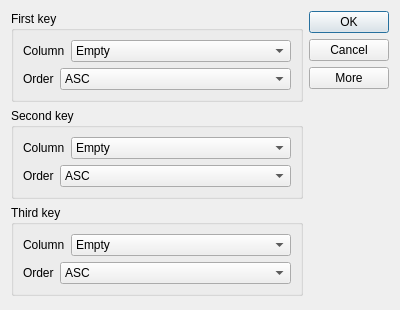
<?xml version="1.0" encoding="UTF-8"?>
<ui version="4.0">
 <class>Dialogs::SortDialog</class>
 <widget class="QDialog" name="Dialogs::SortDialog">
  <property name="windowModality">
   <enum>Qt::NonModal</enum>
  </property>
  <property name="geometry">
   <rect>
    <x>0</x>
    <y>0</y>
    <width>400</width>
    <height>310</height>
   </rect>
  </property>
  <property name="maximumSize">
   <size>
    <width>400</width>
    <height>310</height>
   </size>
  </property>
  <property name="windowTitle">
   <string>Sort</string>
  </property>
  <property name="modal">
   <bool>true</bool>
  </property>
  <layout class="QGridLayout" name="gridLayout">
   <item row="0" column="0">
    <layout class="QHBoxLayout" name="horizontalLayout">
     <item>
      <layout class="QVBoxLayout" name="verticalLayout">
       <item>
        <widget class="QGroupBox" name="firstKeyGroup">
         <property name="title">
          <string>First key</string>
         </property>
         <layout class="QVBoxLayout" name="verticalLayout_2">
          <item>
           <layout class="QHBoxLayout" name="horizontalLayout_2">
            <item>
             <widget class="QLabel" name="firstKeyGroupColumnLabel">
              <property name="text">
               <string>Column</string>
              </property>
             </widget>
            </item>
            <item>
             <widget class="QComboBox" name="firstKeyGroupColumnSelect">
              <property name="sizePolicy">
               <sizepolicy hsizetype="Expanding" vsizetype="Fixed">
                <horstretch>0</horstretch>
                <verstretch>0</verstretch>
               </sizepolicy>
              </property>
              <item>
               <property name="text">
                <string>Empty</string>
               </property>
              </item>
             </widget>
            </item>
           </layout>
          </item>
          <item>
           <layout class="QHBoxLayout" name="horizontalLayout_3">
            <item>
             <widget class="QLabel" name="firstKeyGroupSortLabel">
              <property name="text">
               <string>Order</string>
              </property>
             </widget>
            </item>
            <item>
             <widget class="QComboBox" name="firstKeyGroupSortSelect">
              <property name="sizePolicy">
               <sizepolicy hsizetype="Expanding" vsizetype="Fixed">
                <horstretch>0</horstretch>
                <verstretch>0</verstretch>
               </sizepolicy>
              </property>
              <item>
               <property name="text">
                <string>ASC</string>
               </property>
              </item>
              <item>
               <property name="text">
                <string>DESC</string>
               </property>
              </item>
             </widget>
            </item>
           </layout>
          </item>
         </layout>
        </widget>
       </item>
       <item>
        <widget class="QGroupBox" name="secondKeyGroup">
         <property name="title">
          <string>Second key</string>
         </property>
         <layout class="QVBoxLayout" name="verticalLayout_3">
          <item>
           <layout class="QHBoxLayout" name="horizontalLayout_5">
            <item>
             <widget class="QLabel" name="secondKeyGroupColumnLabel">
              <property name="text">
               <string>Column</string>
              </property>
             </widget>
            </item>
            <item>
             <widget class="QComboBox" name="secondKeyGroupColumnSelect">
              <property name="sizePolicy">
               <sizepolicy hsizetype="Expanding" vsizetype="Fixed">
                <horstretch>0</horstretch>
                <verstretch>0</verstretch>
               </sizepolicy>
              </property>
              <item>
               <property name="text">
                <string>Empty</string>
               </property>
              </item>
             </widget>
            </item>
           </layout>
          </item>
          <item>
           <layout class="QHBoxLayout" name="horizontalLayout_4">
            <item>
             <widget class="QLabel" name="secondKeyGroupSortLabel">
              <property name="text">
               <string>Order</string>
              </property>
             </widget>
            </item>
            <item>
             <widget class="QComboBox" name="secondKeyGroupSortSelect">
              <property name="sizePolicy">
               <sizepolicy hsizetype="Expanding" vsizetype="Fixed">
                <horstretch>0</horstretch>
                <verstretch>0</verstretch>
               </sizepolicy>
              </property>
              <item>
               <property name="text">
                <string>ASC</string>
               </property>
              </item>
              <item>
               <property name="text">
                <string>DESC</string>
               </property>
              </item>
             </widget>
            </item>
           </layout>
          </item>
         </layout>
        </widget>
       </item>
       <item>
        <widget class="QGroupBox" name="thirdKeyGroup">
         <property name="title">
          <string>Third key</string>
         </property>
         <layout class="QVBoxLayout" name="verticalLayout_4">
          <item>
           <layout class="QHBoxLayout" name="horizontalLayout_7">
            <item>
             <widget class="QLabel" name="thirdKeyGroupColumnLabel">
              <property name="text">
               <string>Column</string>
              </property>
             </widget>
            </item>
            <item>
             <widget class="QComboBox" name="thirdKeyGroupColumnSelect">
              <property name="sizePolicy">
               <sizepolicy hsizetype="Expanding" vsizetype="Fixed">
                <horstretch>0</horstretch>
                <verstretch>0</verstretch>
               </sizepolicy>
              </property>
              <item>
               <property name="text">
                <string>Empty</string>
               </property>
              </item>
             </widget>
            </item>
           </layout>
          </item>
          <item>
           <layout class="QHBoxLayout" name="horizontalLayout_6">
            <item>
             <widget class="QLabel" name="thirdKeyGroupSortLabel">
              <property name="text">
               <string>Order</string>
              </property>
             </widget>
            </item>
            <item>
             <widget class="QComboBox" name="thirdKeyGroupSortSelect">
              <property name="sizePolicy">
               <sizepolicy hsizetype="Expanding" vsizetype="Fixed">
                <horstretch>0</horstretch>
                <verstretch>0</verstretch>
               </sizepolicy>
              </property>
              <item>
               <property name="text">
                <string>ASC</string>
               </property>
              </item>
              <item>
               <property name="text">
                <string>DESC</string>
               </property>
              </item>
             </widget>
            </item>
           </layout>
          </item>
         </layout>
        </widget>
       </item>
       <item>
        <spacer name="verticalSpacer">
         <property name="orientation">
          <enum>Qt::Vertical</enum>
         </property>
         <property name="sizeHint" stdset="0">
          <size>
           <width>20</width>
           <height>40</height>
          </size>
         </property>
        </spacer>
       </item>
      </layout>
     </item>
     <item>
      <layout class="QVBoxLayout" name="verticalLayout_5">
       <item>
        <widget class="QDialogButtonBox" name="buttonBox">
         <property name="sizePolicy">
          <sizepolicy hsizetype="Fixed" vsizetype="Fixed">
           <horstretch>0</horstretch>
           <verstretch>0</verstretch>
          </sizepolicy>
         </property>
         <property name="orientation">
          <enum>Qt::Vertical</enum>
         </property>
         <property name="standardButtons">
          <set>QDialogButtonBox::Cancel|QDialogButtonBox::Ok</set>
         </property>
        </widget>
       </item>
       <item>
        <widget class="QPushButton" name="moreButton">
         <property name="text">
          <string>More</string>
         </property>
        </widget>
       </item>
       <item>
        <spacer name="verticalSpacer_3">
         <property name="orientation">
          <enum>Qt::Vertical</enum>
         </property>
         <property name="sizeHint" stdset="0">
          <size>
           <width>20</width>
           <height>40</height>
          </size>
         </property>
        </spacer>
       </item>
      </layout>
     </item>
    </layout>
   </item>
  </layout>
 </widget>
 <resources/>
 <connections>
  <connection>
   <sender>buttonBox</sender>
   <signal>accepted()</signal>
   <receiver>Dialogs::SortDialog</receiver>
   <slot>accept()</slot>
   <hints>
    <hint type="sourcelabel">
     <x>248</x>
     <y>254</y>
    </hint>
    <hint type="destinationlabel">
     <x>157</x>
     <y>274</y>
    </hint>
   </hints>
  </connection>
  <connection>
   <sender>buttonBox</sender>
   <signal>rejected()</signal>
   <receiver>Dialogs::SortDialog</receiver>
   <slot>reject()</slot>
   <hints>
    <hint type="sourcelabel">
     <x>316</x>
     <y>260</y>
    </hint>
    <hint type="destinationlabel">
     <x>286</x>
     <y>274</y>
    </hint>
   </hints>
  </connection>
 </connections>
</ui>
